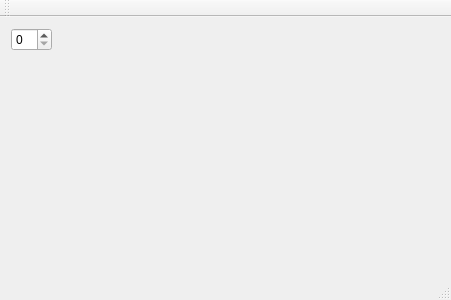
<?xml version="1.0" encoding="UTF-8"?>
<ui version="4.0">
 <class>MainWindow</class>
 <widget class="QMainWindow" name="MainWindow">
  <property name="geometry">
   <rect>
    <x>0</x>
    <y>0</y>
    <width>451</width>
    <height>300</height>
   </rect>
  </property>
  <property name="windowTitle">
   <string>MainWindow</string>
  </property>
  <widget class="QWidget" name="centralWidget">
   <layout class="QVBoxLayout" name="verticalLayout">
    <item>
     <layout class="QHBoxLayout" name="horizontalLayout">
      <item>
       <widget class="QSpinBox" name="spinBox"/>
      </item>
      <item>
       <spacer name="horizontalSpacer">
        <property name="orientation">
         <enum>Qt::Horizontal</enum>
        </property>
        <property name="sizeHint" stdset="0">
         <size>
          <width>40</width>
          <height>20</height>
         </size>
        </property>
       </spacer>
      </item>
     </layout>
    </item>
    <item>
     <widget class="QStackedWidget" name="stackedWidget">
      <widget class="QWidget" name="page"/>
      <widget class="QWidget" name="page_2"/>
     </widget>
    </item>
   </layout>
  </widget>
  <widget class="QMenuBar" name="menuBar">
   <property name="geometry">
    <rect>
     <x>0</x>
     <y>0</y>
     <width>451</width>
     <height>21</height>
    </rect>
   </property>
  </widget>
  <widget class="QToolBar" name="mainToolBar">
   <attribute name="toolBarArea">
    <enum>TopToolBarArea</enum>
   </attribute>
   <attribute name="toolBarBreak">
    <bool>false</bool>
   </attribute>
  </widget>
  <widget class="QStatusBar" name="statusBar"/>
 </widget>
 <layoutdefault spacing="6" margin="11"/>
 <resources/>
 <connections/>
</ui>
